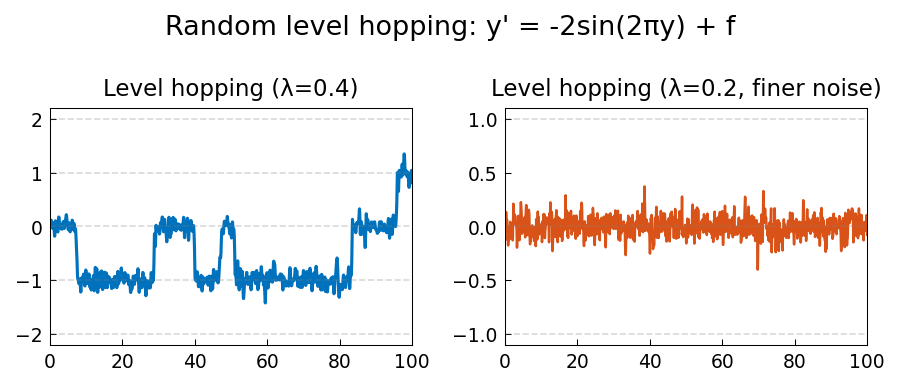

Here is the Python script that generated this plot:
"""Random level hopping.

Solves the bistable ODE y' = -2*sin(2*pi*y) + f where f is a random
function, demonstrating hopping between integer fixed points.

Following ode-random/LevelHopping.m by Nick Trefethen (May 2017).

Original MATLAB: https://www.chebfun.org/examples/ode-random/LevelHopping.html
"""

import matplotlib
matplotlib.use("Agg")
import matplotlib.pyplot as plt
import numpy as np
from scipy.integrate import solve_ivp
import sys, os
sys.path.insert(0, os.path.join(os.path.dirname(__file__), '..', '..', 'src'))

import chebfunjax as cj
from chebfunjax.plotting import chebfun_style
chebfun_style()

def run():
    print("=" * 60)
    print("Random level hopping")
    print("=" * 60)

    print("\nODE: y' = -2*sin(2*pi*y) + f")
    print("Fixed points: integers n (stable), half-integers (unstable)")

    domain = [0.0, 100.0]
    t_eval = np.linspace(0, 100, 2000)
    t_grid = np.linspace(0, 100, 10000)

    def solve_level_hop(lam, seed=0):
        """Solve ODE with random forcing of given wavelength."""
        f_fn = cj.randnfun(lam, domain=domain, seed=seed, big=False)
        f_vals = f_fn(t_grid)

        def rhs(t, y):
            f_t = np.interp(t, t_grid, f_vals)
            return [-2 * np.sin(2 * np.pi * y[0]) + f_t]

        sol = solve_ivp(rhs, [0, 100], [0.0], t_eval=t_eval,
                        method='RK45', rtol=1e-6, atol=1e-8)
        return sol.t, sol.y[0]

    # lambda = 0.4 (coarser noise)
    print("\nSolving with lambda = 0.4...")
    t1, y1 = solve_level_hop(0.4, seed=0)
    n_hops_1 = np.sum(np.abs(np.diff(np.round(y1))) > 0.5)
    print(f"  Level hops (approx): {n_hops_1}")
    print(f"  y(100) = {y1[-1]:.3f}")
    levels_visited = np.unique(np.round(y1)).astype(int)
    print(f"  Levels visited: {levels_visited}")

    # lambda = 0.2 (finer noise → more hops)
    print("\nSolving with lambda = 0.2...")
    t2, y2 = solve_level_hop(0.2, seed=0)
    n_hops_2 = np.sum(np.abs(np.diff(np.round(y2))) > 0.5)
    print(f"  Level hops (approx): {n_hops_2}")

    # Check y stays near integer levels for most of the time
    y1_residual = y1 - np.round(y1)
    frac_near_integer = np.mean(np.abs(y1_residual) < 0.3)
    print(f"\n  Fraction of time near integer: {frac_near_integer:.2%}")
    assert frac_near_integer > 0.5, "Should spend >50% time near integers"
    print("  PASS: trajectory spends most time near integer fixed points")

    # --- Plot ---
    _here = os.path.dirname(os.path.abspath(__file__))
    fig, axes = plt.subplots(1, 2)

    axes[0].plot(t1, y1, color='#0072BD', linestyle='-', linewidth=1.5)
    for n in range(int(y1.min()) - 1, int(y1.max()) + 2):
        axes[0].axhline(n, color='gray', linestyle='--', alpha=0.3, linewidth=0.8)
    axes[0].set_title("Level hopping (λ=0.4)", fontsize=11)

    axes[1].plot(t2, y2, color='#D95319', linestyle='-', linewidth=1.2)
    for n in range(int(y2.min()) - 1, int(y2.max()) + 2):
        axes[1].axhline(n, color='gray', linestyle='--', alpha=0.3, linewidth=0.8)
    axes[1].set_title("Level hopping (λ=0.2, finer noise)", fontsize=11)

    fig.suptitle("Random level hopping: y' = -2sin(2πy) + f", fontsize=13)
    fig.tight_layout()
    fig.savefig(os.path.join(_here, "level_hopping.png"), dpi=150, bbox_inches="tight")
    plt.close(fig)

    print("\nAll checks passed.")
    return True

if __name__ == "__main__":
    run()
